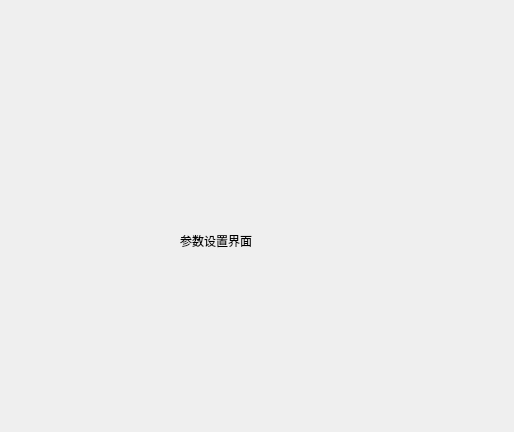
<?xml version="1.0" encoding="UTF-8"?>
<ui version="4.0">
 <class>SettingWid</class>
 <widget class="QWidget" name="SettingWid">
  <property name="geometry">
   <rect>
    <x>0</x>
    <y>0</y>
    <width>514</width>
    <height>432</height>
   </rect>
  </property>
  <property name="windowTitle">
   <string>Form</string>
  </property>
  <widget class="QLabel" name="label">
   <property name="geometry">
    <rect>
     <x>180</x>
     <y>180</y>
     <width>111</width>
     <height>121</height>
    </rect>
   </property>
   <property name="text">
    <string>参数设置界面</string>
   </property>
  </widget>
 </widget>
 <resources/>
 <connections/>
</ui>
